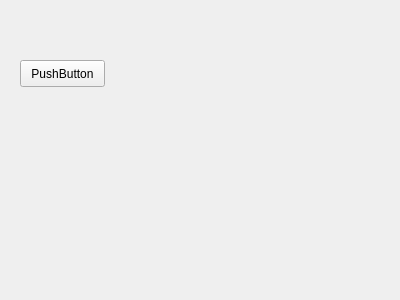
<?xml version="1.0" encoding="UTF-8"?>
<ui version="4.0">
 <class>Form</class>
 <widget class="QWidget" name="Form">
  <property name="geometry">
   <rect>
    <x>0</x>
    <y>0</y>
    <width>400</width>
    <height>300</height>
   </rect>
  </property>
  <property name="windowTitle">
   <string>Form</string>
  </property>
  <widget class="QPushButton" name="pushButton">
   <property name="geometry">
    <rect>
     <x>20</x>
     <y>60</y>
     <width>85</width>
     <height>27</height>
    </rect>
   </property>
   <property name="text">
    <string>PushButton</string>
   </property>
  </widget>
 </widget>
 <resources/>
 <connections/>
</ui>
